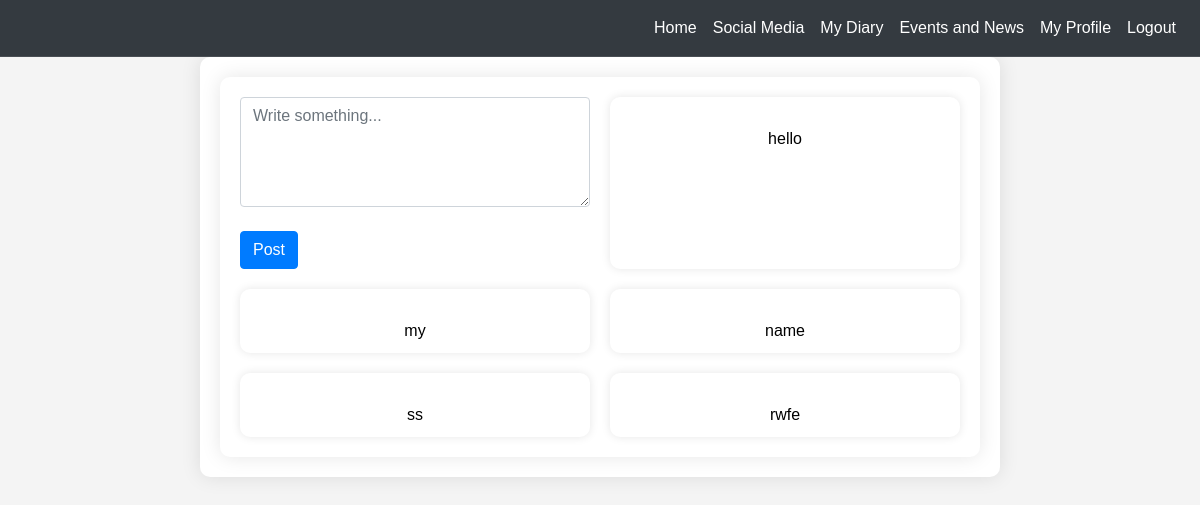
The app's page /social-media (signed in), older data.
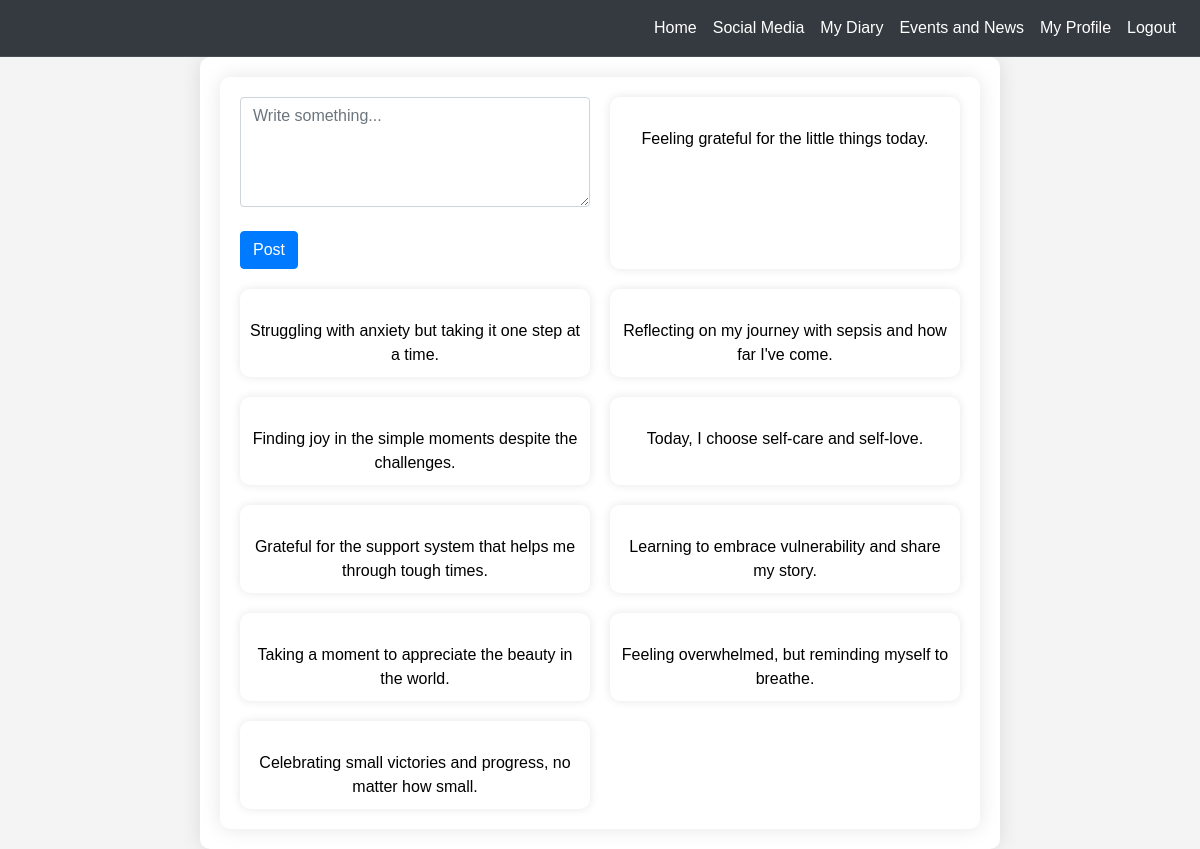
The same page, newer data.
### website/models.py (models this page shows)
class Post(db.Model):
    id = db.Column(db.Integer, primary_key=True)
    user = db.Column(db.Integer, db.ForeignKey('user.id'))
    caption = db.Column(db.String(500))
    comments = db.relationship('Comment')
    date = db.Column(db.DateTime(timezone=True), default=func.now())

### website/views.py (the view, shortened to what this page needs)
@views.route('/social-media', methods=['GET', 'POST'])
@login_required
def social_media():
    posts = Post.query.all()
    captions = Post.query.with_entities(Post.caption).all()
    print(captions)
    return render_template("socialMedia.html", user=current_user, posts=posts)

### website/__init__.py (called while the page is built)
def create_app():
    app = Flask(__name__)
    app.config['SECRET_KEY'] = 'abcdefg'
    app.config['SQLALCHEMY_DATABASE_URI'] = f'sqlite:///{DB_NAME}'
    db.init_app(app)
    from .views import views
    from .auth import auth
    app.register_blueprint(views, url_prefix='/')
    app.register_blueprint(auth, url_prefix='/')
    from .models import User
    with app.app_context():
        db.create_all()
    login_manager = LoginManager()
    login_manager.login_view = 'auth.login'
    login_manager.init_app(app)
    @login_manager.user_loader
    def load_user(id):
        return User.query.get(int(id))
    return app

### website/templates/socialMedia.html (shortened to what this page needs)
{% extends "base.html" %}
{% block content %}
    <div class="container">
        <div class="posts">
            <form id="postForm" method="POST">
                <textarea id="caption" name="caption"  class="form-control" rows="4" cols="50" placeholder="Write something..." required></textarea><br>
                <button type="submit" class="btn btn-primary" name="postButton">Post</button>
            </form>
            {% for post in posts %}
                <div class="post">
                    <div class="post-header">
                    </div>
                    <div class="post-caption">{{ post.caption }}</div>
                </div>
            {% endfor %}
        </div>
    </div>
{% endblock %}

Row changes from the older to the newer data that the page shows:
removed Post: caption "hello"
removed Post: caption "name"
removed Post: caption "rwfe"
added Post: caption "Feeling grateful for the little things today."
changed Post: caption "my" → "Struggling with anxiety but taking it one step at a time."
added Post: caption "Reflecting on my journey with sepsis and how far I've come."
changed Post: caption "ss" → "Finding joy in the simple moments despite the challenges."
added Post: caption "Today, I choose self-care and self-love."
added Post: caption "Grateful for the support system that helps me through tough times."
added Post: caption "Learning to embrace vulnerability and share my story."
added Post: caption "Taking a moment to appreciate the beauty in the world."
added Post: caption "Feeling overwhelmed, but reminding myself to breathe."
added Post: caption "Celebrating small victories and progress, no matter how small."
